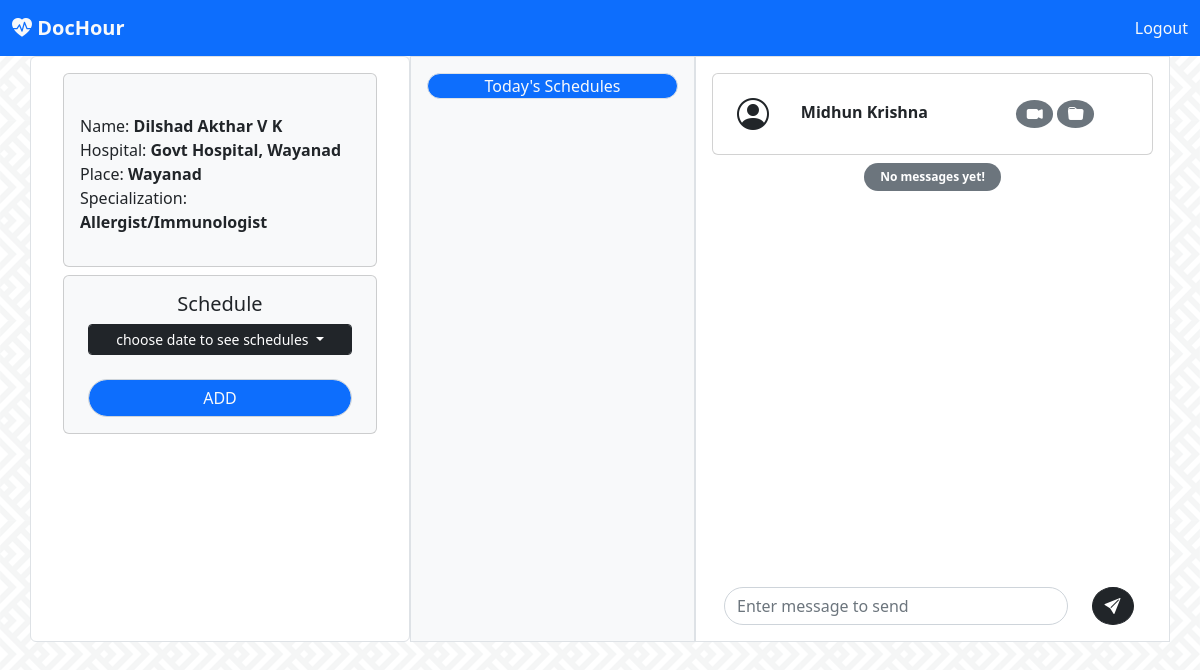
Before: /doctor/doc_home_chat/1 (signed in) with the older database file.
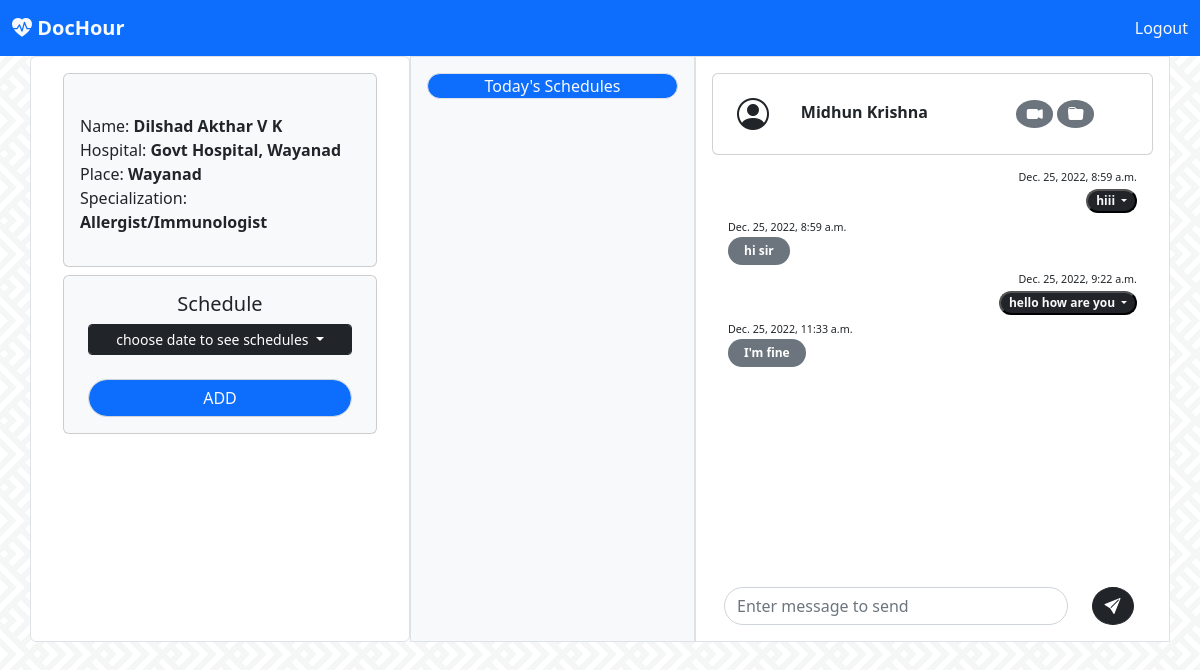
After: the same page with the newer database file.
### doctor/models.py (models this page shows, shortened)
class Message(models.Model):
    datetime = models.DateTimeField(auto_now=True)
    sender = models.ForeignKey(User, on_delete=models.CASCADE, related_name='sender')
    reciever = models.ForeignKey(User, on_delete=models.CASCADE, related_name='reciever')
    message = models.CharField(max_length=250)

### doctor/views.py (the view)
# urls.py: url(r'^doc_home_chat/(?P<client>\d+)$', views.doc_home_chat, name='doc_home_chat'),
def doc_home_chat(request, client):
    doc = Doctor.objects.get(user=request.user)
    schedule = Schedule.objects.filter(doc=doc)
    dates = sorted(set([sc.date for sc in schedule]))
    today = Schedule.objects.filter(doc=doc, date=dt.today())
    client = Client.objects.get(id=client)
    msgs_send = Message.objects.filter(sender=request.user.id, reciever=client.user.id)
    msgs_recieved = Message.objects.filter(reciever=request.user.id, sender=client.user.id)
    msgs = sorted(chain(msgs_send, msgs_recieved), key=attrgetter('datetime'))
    return render(request,'doctor/doc-home.html', context={'doc':doc, 'dates':dates, 'today':today, 'client' :client, 'msgs':msgs})

### doctor/models.py (called while the page is built)
    def __str__(self) -> str:
        return self.spec

### templates/doctor/doc-home.html (shortened to what the changed rows need)
<!doctype html>
<html lang="en">
  <head>
    <link rel="stylesheet" href="https://cdn.jsdelivr.net/npm/bootstrap-icons@1.10.2/font/bootstrap-icons.css">
    <link href="https://cdn.jsdelivr.net/npm/bootstrap@5.2.3/dist/css/bootstrap.min.css" rel="stylesheet">
  </head>
  <body style="background-image: url('../../../static/images/bg.webp');background-repeat: repeat; background-position: center; ">
      <div class="container">
      <div class="row">
        <div class="col-sm-5 mx-auto p-3 border bg-white">
            <div class="px-3" style="overflow-y: scroll; height:400px"  id="msgboxdoc">
              {% for m in msgs %}
              {% if m.sender.is_staff %}
              <div class="dropdown text-end">
                <small><small><small>{{m.datetime}}</small></small></small><br>
                <button class="dropdown-toggle bg-dark text-light badge rounded-pill" type="button" data-bs-toggle="dropdown" aria-expanded="false">
                  {{m.message}}
                </button>
              </div>
                {% else %}
                <div class=""><small><small><small>{{m.datetime}}</small></small></small><br><span class="badge text-bg-secondary  rounded-pill px-3 py-2">{{m.message}}</span></div>
                {% endif %}
              {% empty %}
              <p class="text-center"><span class="badge rounded-pill text-bg-secondary px-3 py-2">{% if client %} No messages yet! {% else %} Select a client to start chat. {% endif %}</span></p>
              {% endfor %}
            </div>
        </div>
      </div>
      </div>
  </body>
</html>

Changed rows visible on the page:
added Message: datetime "Dec. 25, 2022, 8:59 a.m.", message "hiii"
added Message: datetime "Dec. 25, 2022, 8:59 a.m.", message "hi sir"
added Message: datetime "Dec. 25, 2022, 9:22 a.m.", message "hello how are you"
added Message: datetime "Dec. 25, 2022, 11:33 a.m.", message "I'm fine"
Other visible differences:
text no longer shown: "No messages yet!"
